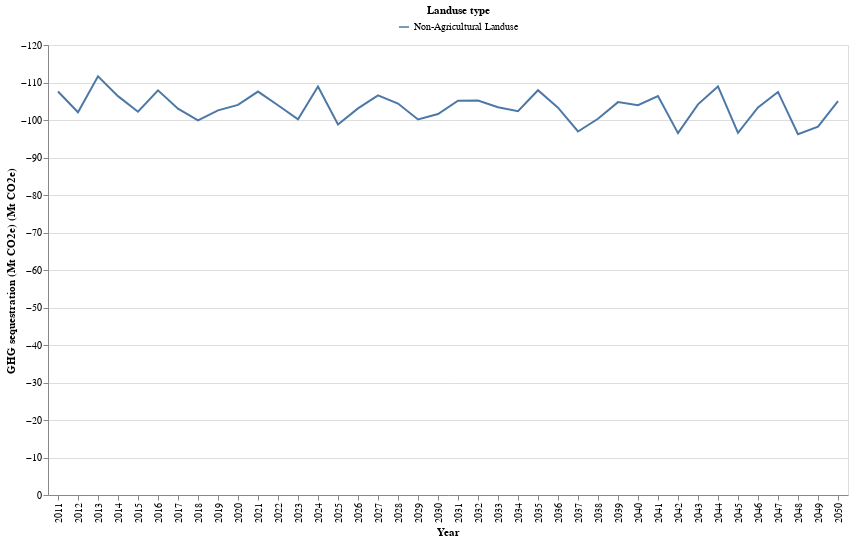

The notebook cell saved with this chart:
### Markdown cell above
#### 2-1) Sequestrations in total -- line chart

### Code cell
# get the df and plot
GHG_non_ag_crop_lvstk_df,GHG_non_ag_crop_lvstk_plot = non_ag_lucc_GHG.plot_GHG_crop_lvstk()
GHG_non_ag_crop_lvstk_plot

### Figure 1 — Vega-Lite specification as saved in the notebook (floating-point values rounded to 4 significant figures)
{"config": {"view": {"continuousWidth": 300, "continuousHeight": 300}}, "layer": [{"mark": {"type": "line"}, "encoding": {"color": {"field": "Land use category", "legend": {"direction": "horizontal", "legendX": 350, "legendY": -40, "orient": "none", "title": "Landuse type", "titleAnchor": "middle"}, "type": "nominal"}, "tooltip": [{"field": "Land use category", "title": "Landuse type", "type": "ordinal"}, {"field": "Quantity (Mt CO2e)", "title": "GHG sequestration (Mt CO2e)", "type": "quantitative"}], "x": {"axis": {"labelAngle": -90, "title": "Year"}, "field": "Year", "type": "ordinal"}, "y": {"field": "Quantity (Mt CO2e)", "scale": {"reverse": true}, "title": "GHG sequestration (Mt CO2e) (Mt CO2e)", "type": "quantitative"}}}], "data": {"name": "data-04fdd1911fbe9b4817eade2ede4e04cb"}, "height": 450, "width": 800, "$schema": "https://vega.github.io/schema/vega-lite/v5.15.1.json", "datasets": {"data-04fdd1911fbe9b4817eade2ede4e04cb": [{"Year": 2011, "Land use category": "Non-Agricultural Landuse", "Quantity (Mt CO2e)": -107.6}, {"Year": 2012, "Land use category": "Non-Agricultural Landuse", "Quantity (Mt CO2e)": -102.1}, {"Year": 2013, "Land use category": "Non-Agricultural Landuse", "Quantity (Mt CO2e)": -111.6}, {"Year": 2014, "Land use category": "Non-Agricultural Landuse", "Quantity (Mt CO2e)": -106.4}, {"Year": 2015, "Land use category": "Non-Agricultural Landuse", "Quantity (Mt CO2e)": -102.2}, {"Year": 2016, "Land use category": "Non-Agricultural Landuse", "Quantity (Mt CO2e)": -107.9}, {"Year": 2017, "Land use category": "Non-Agricultural Landuse", "Quantity (Mt CO2e)": -103.0}, {"Year": 2018, "Land use category": "Non-Agricultural Landuse", "Quantity (Mt CO2e)": -99.92}, {"Year": 2019, "Land use category": "Non-Agricultural Landuse", "Quantity (Mt CO2e)": -102.6}, {"Year": 2020, "Land use category": "Non-Agricultural Landuse", "Quantity (Mt CO2e)": -104.0}, {"Year": 2021, "Land use category": "Non-Agricultural Landuse", "Quantity (Mt CO2e)": -107.6}, {"Year": 2022, "Land use category": "Non-Agricultural Landuse", "Quantity (Mt CO2e)": -103.9}, {"Year": 2023, "Land use category": "Non-Agricultural Landuse", "Quantity (Mt CO2e)": -100.2}, {"Year": 2024, "Land use category": "Non-Agricultural Landuse", "Quantity (Mt CO2e)": -109.0}, {"Year": 2025, "Land use category": "Non-Agricultural Landuse", "Quantity (Mt CO2e)": -98.79}, {"Year": 2026, "Land use category": "Non-Agricultural Landuse", "Quantity (Mt CO2e)": -103.1}, {"Year": 2027, "Land use category": "Non-Agricultural Landuse", "Quantity (Mt CO2e)": -106.6}, {"Year": 2028, "Land use category": "Non-Agricultural Landuse", "Quantity (Mt CO2e)": -104.4}, {"Year": 2029, "Land use category": "Non-Agricultural Landuse", "Quantity (Mt CO2e)": -100.2}, {"Year": 2030, "Land use category": "Non-Agricultural Landuse", "Quantity (Mt CO2e)": -101.6}, {"Year": 2031, "Land use category": "Non-Agricultural Landuse", "Quantity (Mt CO2e)": -105.2}, {"Year": 2032, "Land use category": "Non-Agricultural Landuse", "Quantity (Mt CO2e)": -105.2}, {"Year": 2033, "Land use category": "Non-Agricultural Landuse", "Quantity (Mt CO2e)": -103.4}, {"Year": 2034, "Land use category": "Non-Agricultural Landuse", "Quantity (Mt CO2e)": -102.3}, {"Year": 2035, "Land use category": "Non-Agricultural Landuse", "Quantity (Mt CO2e)": -107.9}, {"Year": 2036, "Land use category": "Non-Agricultural Landuse", "Quantity (Mt CO2e)": -103.3}, {"Year": 2037, "Land use category": "Non-Agricultural Landuse", "Quantity (Mt CO2e)": -96.94}, {"Year": 2038, "Land use category": "Non-Agricultural Landuse", "Quantity (Mt CO2e)": -100.3}, {"Year": 2039, "Land use category": "Non-Agricultural Landuse", "Quantity (Mt CO2e)": -104.8}, {"Year": 2040, "Land use category": "Non-Agricultural Landuse", "Quantity (Mt CO2e)": -103.9}, {"Year": 2041, "Land use category": "Non-Agricultural Landuse", "Quantity (Mt CO2e)": -106.4}, {"Year": 2042, "Land use category": "Non-Agricultural Landuse", "Quantity (Mt CO2e)": -96.5}, {"Year": 2043, "Land use category": "Non-Agricultural Landuse", "Quantity (Mt CO2e)": -104.2}, {"Year": 2044, "Land use category": "Non-Agricultural Landuse", "Quantity (Mt CO2e)": -108.9}, {"Year": 2045, "Land use category": "Non-Agricultural Landuse", "Quantity (Mt CO2e)": -96.57}, {"Year": 2046, "Land use category": "Non-Agricultural Landuse", "Quantity (Mt CO2e)": -103.3}, {"Year": 2047, "Land use category": "Non-Agricultural Landuse", "Quantity (Mt CO2e)": -107.5}, {"Year": 2048, "Land use category": "Non-Agricultural Landuse", "Quantity (Mt CO2e)": -96.23}, {"Year": 2049, "Land use category": "Non-Agricultural Landuse", "Quantity (Mt CO2e)": -98.24}, {"Year": 2050, "Land use category": "Non-Agricultural Landuse", "Quantity (Mt CO2e)": -105.1}]}}
